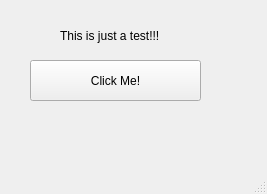
<?xml version="1.0" encoding="UTF-8"?>
<ui version="4.0">
 <class>MainWindow</class>
 <widget class="QMainWindow" name="MainWindow">
  <property name="geometry">
   <rect>
    <x>0</x>
    <y>0</y>
    <width>267</width>
    <height>194</height>
   </rect>
  </property>
  <property name="windowTitle">
   <string>Aviral Srivastava</string>
  </property>
  <property name="windowOpacity">
   <double>0.000000000000000</double>
  </property>
  <widget class="QWidget" name="centralwidget">
   <widget class="QPushButton" name="pushButton">
    <property name="geometry">
     <rect>
      <x>30</x>
      <y>60</y>
      <width>171</width>
      <height>41</height>
     </rect>
    </property>
    <property name="text">
     <string>Click Me!</string>
    </property>
   </widget>
   <widget class="QLabel" name="label">
    <property name="geometry">
     <rect>
      <x>60</x>
      <y>20</y>
      <width>111</width>
      <height>31</height>
     </rect>
    </property>
    <property name="text">
     <string>This is just a test!!!</string>
    </property>
   </widget>
  </widget>
  <widget class="QMenuBar" name="menubar">
   <property name="geometry">
    <rect>
     <x>0</x>
     <y>0</y>
     <width>267</width>
     <height>22</height>
    </rect>
   </property>
  </widget>
  <widget class="QStatusBar" name="statusbar"/>
 </widget>
 <resources/>
 <connections/>
</ui>
